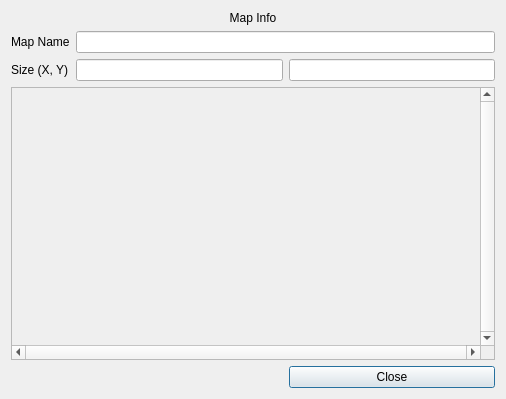
<?xml version="1.0" encoding="UTF-8"?>
<ui version="4.0">
 <class>MapVisual</class>
 <widget class="QDialog" name="MapVisual">
  <property name="geometry">
   <rect>
    <x>0</x>
    <y>0</y>
    <width>506</width>
    <height>399</height>
   </rect>
  </property>
  <property name="windowTitle">
   <string>Dialog</string>
  </property>
  <layout class="QGridLayout" name="gridLayout">
   <item row="2" column="1">
    <widget class="QLineEdit" name="lnXSize">
     <property name="readOnly">
      <bool>true</bool>
     </property>
    </widget>
   </item>
   <item row="4" column="2">
    <widget class="QPushButton" name="btnClose">
     <property name="text">
      <string>Close</string>
     </property>
    </widget>
   </item>
   <item row="1" column="0">
    <widget class="QLabel" name="lblMapName">
     <property name="text">
      <string>Map Name</string>
     </property>
    </widget>
   </item>
   <item row="1" column="1" colspan="2">
    <widget class="QLineEdit" name="lnMapName">
     <property name="readOnly">
      <bool>true</bool>
     </property>
    </widget>
   </item>
   <item row="0" column="0" colspan="3">
    <widget class="QLabel" name="lblMapInfo">
     <property name="text">
      <string>Map Info</string>
     </property>
     <property name="alignment">
      <set>Qt::AlignCenter</set>
     </property>
    </widget>
   </item>
   <item row="2" column="2">
    <widget class="QLineEdit" name="lnYSize">
     <property name="readOnly">
      <bool>true</bool>
     </property>
    </widget>
   </item>
   <item row="2" column="0">
    <widget class="QLabel" name="label_3">
     <property name="text">
      <string>Size (X, Y)</string>
     </property>
    </widget>
   </item>
   <item row="3" column="0" colspan="3">
    <widget class="QScrollArea" name="scrollArea">
     <property name="verticalScrollBarPolicy">
      <enum>Qt::ScrollBarAlwaysOn</enum>
     </property>
     <property name="horizontalScrollBarPolicy">
      <enum>Qt::ScrollBarAlwaysOn</enum>
     </property>
     <property name="widgetResizable">
      <bool>true</bool>
     </property>
     <widget class="QWidget" name="scrollAreaWidgetContents">
      <property name="geometry">
       <rect>
        <x>0</x>
        <y>0</y>
        <width>472</width>
        <height>249</height>
       </rect>
      </property>
      <layout class="QGridLayout" name="gridLayout_2">
       <item row="0" column="0">
        <widget class="MapPaint" name="mapDraw" native="true"/>
       </item>
      </layout>
     </widget>
    </widget>
   </item>
  </layout>
 </widget>
 <customwidgets>
  <customwidget>
   <class>MapPaint</class>
   <extends>QWidget</extends>
   <header>mappaint.h</header>
   <container>1</container>
  </customwidget>
 </customwidgets>
 <resources/>
 <connections/>
</ui>
